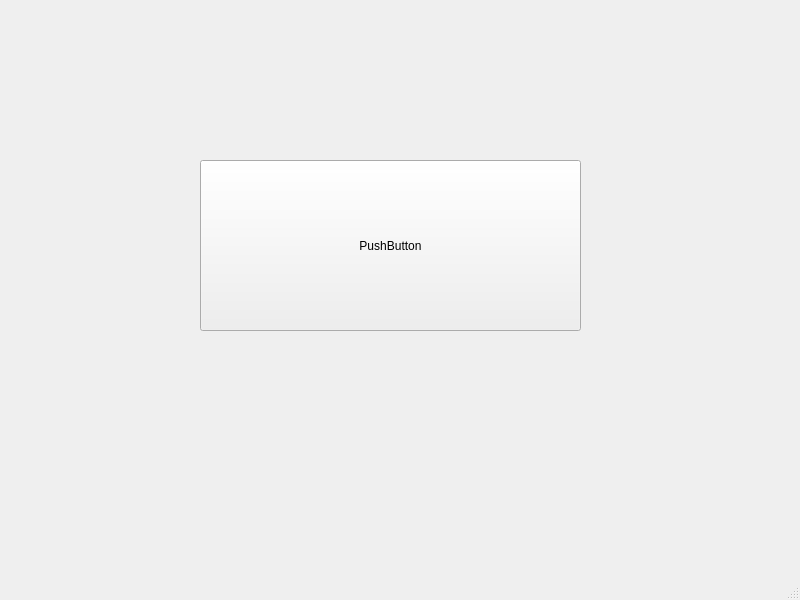
<?xml version="1.0" encoding="UTF-8"?>
<ui version="4.0">
 <class>MainWindow</class>
 <widget class="QMainWindow" name="MainWindow">
  <property name="geometry">
   <rect>
    <x>0</x>
    <y>0</y>
    <width>800</width>
    <height>600</height>
   </rect>
  </property>
  <property name="windowTitle">
   <string>MainWindow</string>
  </property>
  <widget class="QWidget" name="centralwidget">
   <widget class="QPushButton" name="pushButton">
    <property name="geometry">
     <rect>
      <x>200</x>
      <y>160</y>
      <width>381</width>
      <height>171</height>
     </rect>
    </property>
    <property name="text">
     <string>PushButton</string>
    </property>
   </widget>
  </widget>
  <widget class="QMenuBar" name="menubar">
   <property name="geometry">
    <rect>
     <x>0</x>
     <y>0</y>
     <width>800</width>
     <height>22</height>
    </rect>
   </property>
  </widget>
  <widget class="QStatusBar" name="statusbar"/>
 </widget>
 <resources/>
 <connections/>
</ui>
